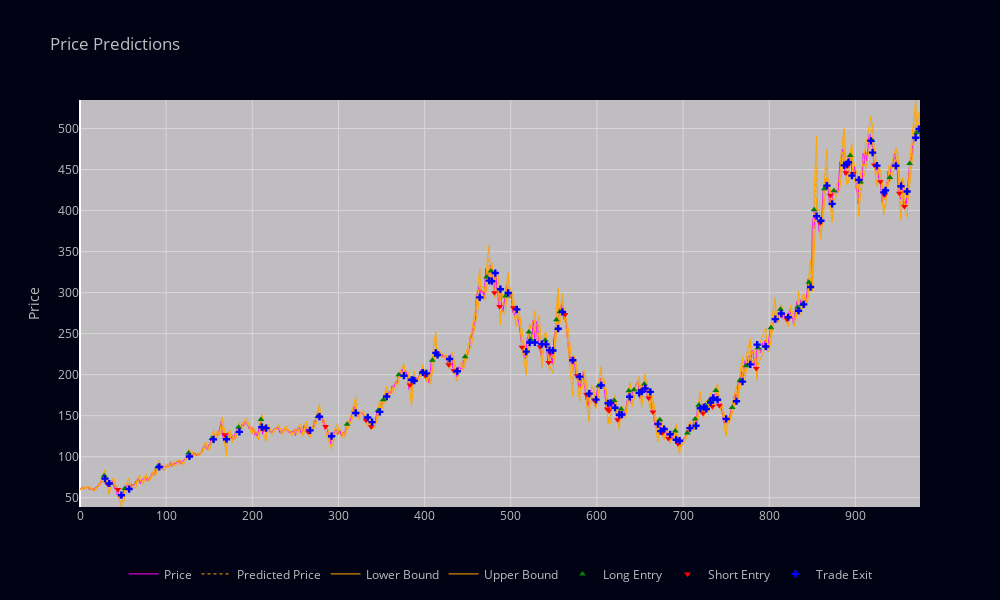
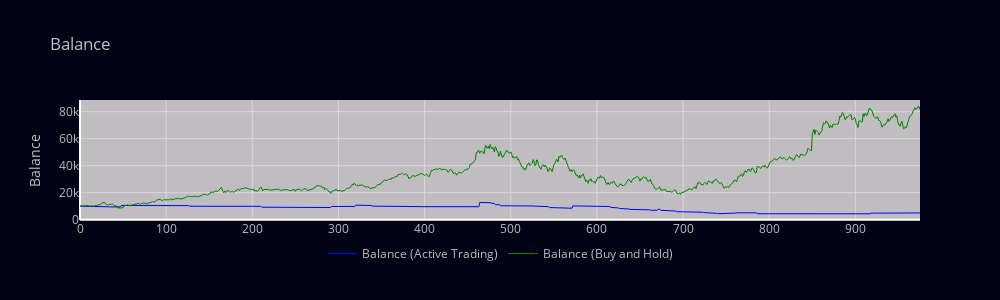

Source (notebook cell) for these figures, in order:
### Code cell
df = create_df_for_plotting(raw_data_np,
                            preds,
                            lbs,
                            ubs,
                            long_entry,
                            short_entry,
                            trade_exit,
                            balances,
                            START_BALANCE,
                            WINDOW_SIZE)

_ = create_plotly_plots(df)

### Figure 1 — Plotly figure (JSON) as saved in the notebook; plotly's stock layout.template omitted (floating-point values rounded to 4 significant figures; data arrays with more than 128 entries replaced by an {"elided": "..."} marker saying what was removed)
{"data": [{"line": {"color": "magenta", "width": 1}, "mode": "lines", "name": "Price", "type": "scatter", "x": {"elided": "976 int values"}, "y": {"elided": "976 float values"}}, {"line": {"color": "orange", "dash": "dot", "width": 1}, "mode": "lines", "name": "Predicted Price", "type": "scatter", "x": {"elided": "976 int values"}, "y": {"elided": "976 float values"}}, {"line": {"color": "orange", "width": 1}, "mode": "lines", "name": "Lower Bound", "type": "scatter", "x": {"elided": "976 int values"}, "y": {"elided": "976 float values"}}, {"line": {"color": "orange", "width": 1}, "mode": "lines", "name": "Upper Bound", "type": "scatter", "x": {"elided": "976 int values"}, "y": {"elided": "976 float values"}}, {"line": {"color": "green", "width": 1}, "marker": {"symbol": "triangle-up"}, "mode": "markers", "name": "Long Entry", "type": "scatter", "x": {"elided": "976 int values"}, "y": {"elided": "976 float values"}}, {"line": {"color": "red", "width": 1}, "marker": {"symbol": "triangle-down"}, "mode": "markers", "name": "Short Entry", "type": "scatter", "x": {"elided": "976 int values"}, "y": {"elided": "976 float values"}}, {"line": {"color": "blue", "width": 1}, "marker": {"symbol": "cross"}, "mode": "markers", "name": "Trade Exit", "type": "scatter", "x": {"elided": "976 int values"}, "y": {"elided": "976 float values"}}], "layout": {"font": {"color": "#C0BDC0"}, "height": 600, "legend": {"bgcolor": "rgba(0,0,0,0)", "orientation": "h", "title": {"text": ""}, "x": 0.5, "xanchor": "center", "y": -0.2, "yanchor": "bottom"}, "paper_bgcolor": "#010314", "plot_bgcolor": "#C0BDC0", "title": {"text": "Price Predictions"}, "width": 1000, "xaxis": {"gridcolor": "#D9D7D9", "range": [0, 975]}, "yaxis": {"gridcolor": "#D9D7D9", "range": [38.68, 534.8], "title": {"text": "Price"}}}}

### Figure 2 — Plotly figure (JSON) as saved in the notebook; plotly's stock layout.template omitted (floating-point values rounded to 4 significant figures; data arrays with more than 128 entries replaced by an {"elided": "..."} marker saying what was removed)
{"data": [{"line": {"color": "blue", "width": 1}, "mode": "lines", "name": "Balance (Active Trading)", "type": "scatter", "x": {"elided": "976 int values"}, "y": {"elided": "976 float values"}}, {"line": {"color": "green", "width": 1}, "mode": "lines", "name": "Balance (Buy and Hold)", "type": "scatter", "x": {"elided": "976 int values"}, "y": {"elided": "976 float values"}}], "layout": {"font": {"color": "#C0BDC0"}, "height": 300, "legend": {"bgcolor": "rgba(0,0,0,0)", "orientation": "h", "title": {"text": ""}, "x": 0.5, "xanchor": "center", "y": -0.4, "yanchor": "bottom"}, "paper_bgcolor": "#010314", "plot_bgcolor": "#C0BDC0", "title": {"text": "Balance"}, "width": 1000, "xaxis": {"gridcolor": "#D9D7D9"}, "yaxis": {"gridcolor": "#D9D7D9", "title": {"text": "Balance"}}}}
